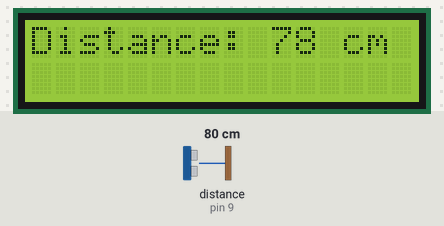
The sketch below on a simulated Arduino Uno, built with avr-gcc and run on an emulated ATmega328P. Parts: 16×2 character LCD. Wiring (inferred from the names in the program): ultrasonic range finder: trigger pin 8; echo pin 9. The inputs (shaded band) are chosen by the test bench; at power-on: distance to the obstacle (sensor on pin 9) 80 cm. The echo pulse lasts 58.3 µs per cm.

Above: at 1.2 s.
1.3 s: distance to the obstacle (sensor on pin 9) set to 2 cm
At 1.8 s:
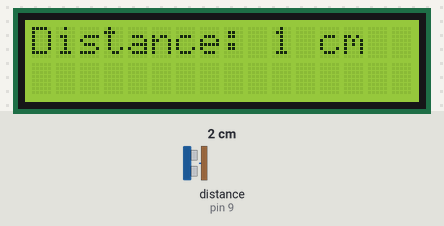
2.8 s: distance to the obstacle (sensor on pin 9) set to 4 cm
At 3.9 s:
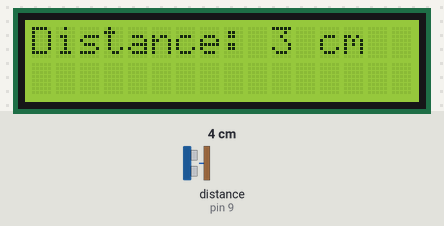
4.3 s: distance to the obstacle (sensor on pin 9) set to 9 cm
At 5.1 s:
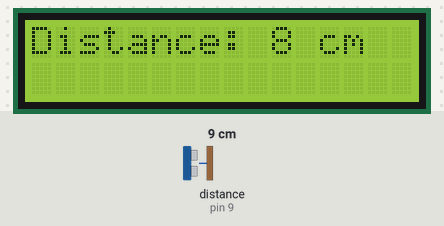
Timing chart, 0 to 7.3 s (numbered marks = the images above; inputs shaded):
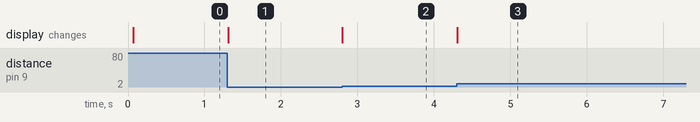

The sketch:

lcdurf.ino
```cpp
// made by toria31
#include <LiquidCrystal.h>

const int rs = 12, en = 11, d4 = 5, d5 = 4, d6 = 3, d7 = 2;
LiquidCrystal lcd(rs, en, d4, d5, d6, d7);

// define variables
const int trigPin = 8;
const int echoPin = 9;
long duration;
int distanceCm;

void setup() {
  lcd.begin(16, 2); // initialzes the interface to the lcd screen and specifies width and height of the display
  // configure trig and echo pins
  pinMode(trigPin, OUTPUT);
  pinMode(echoPin, INPUT);
}

void loop() {
  // turn trig pin periodically
  digitalWrite(trigPin, LOW);
  delayMicroseconds(2);
  digitalWrite(trigPin, HIGH);
  delayMicroseconds(10);
  digitalWrite(trigPin, LOW);

  duration = pulseIn(echoPin, HIGH);
  // calculate distance (S = T * V )
  // NOTE. formula is explained in README file
  distanceCm = duration * 0.034 / 2;

  lcd.setCursor(0, 0); // set lcd cursor on 0, 0 coords.
  // display Distance
  lcd.print("Distance: ");
  lcd.print(distanceCm);
  lcd.print(" cm ");
}
```

Measured:
- after the input at 1.3 s, the display: changes at once (image 1)
- after the input at 2.8 s, the display: changes at once (image 2)
- after the input at 4.3 s, the display: changes at once (image 3)
